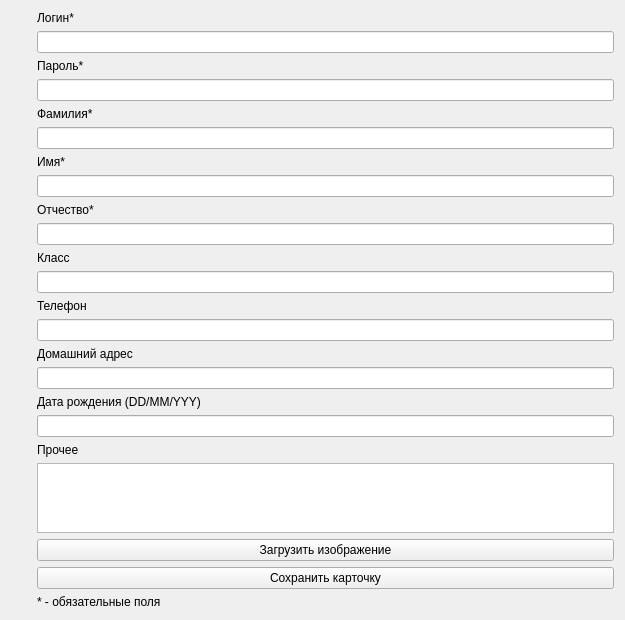
<?xml version="1.0" encoding="UTF-8"?>
<ui version="4.0">
 <class>Form</class>
 <widget class="QWidget" name="Form">
  <property name="geometry">
   <rect>
    <x>0</x>
    <y>0</y>
    <width>625</width>
    <height>575</height>
   </rect>
  </property>
  <property name="windowTitle">
   <string>Form</string>
  </property>
  <layout class="QGridLayout" name="gridLayout">
   <item row="0" column="0">
    <layout class="QHBoxLayout" name="horizontalLayout">
     <item>
      <layout class="QVBoxLayout" name="verticalLayout_2">
       <item>
        <widget class="QLabel" name="icon">
         <property name="text">
          <string/>
         </property>
        </widget>
       </item>
       <item>
        <spacer name="verticalSpacer">
         <property name="orientation">
          <enum>Qt::Vertical</enum>
         </property>
         <property name="sizeHint" stdset="0">
          <size>
           <width>20</width>
           <height>40</height>
          </size>
         </property>
        </spacer>
       </item>
      </layout>
     </item>
     <item>
      <layout class="QVBoxLayout" name="verticalLayout">
       <item>
        <widget class="QLabel" name="lbl">
         <property name="text">
          <string>Логин*</string>
         </property>
        </widget>
       </item>
       <item>
        <widget class="QLineEdit" name="login"/>
       </item>
       <item>
        <widget class="QLabel" name="lbl2">
         <property name="text">
          <string>Пароль*</string>
         </property>
        </widget>
       </item>
       <item>
        <widget class="QLineEdit" name="password"/>
       </item>
       <item>
        <widget class="QLabel" name="label">
         <property name="text">
          <string>Фамилия*</string>
         </property>
        </widget>
       </item>
       <item>
        <widget class="QLineEdit" name="F"/>
       </item>
       <item>
        <widget class="QLabel" name="label_2">
         <property name="text">
          <string>Имя*</string>
         </property>
        </widget>
       </item>
       <item>
        <widget class="QLineEdit" name="I"/>
       </item>
       <item>
        <widget class="QLabel" name="label_3">
         <property name="text">
          <string>Отчество*</string>
         </property>
        </widget>
       </item>
       <item>
        <widget class="QLineEdit" name="O"/>
       </item>
       <item>
        <widget class="QLabel" name="label_4">
         <property name="text">
          <string>Класс</string>
         </property>
        </widget>
       </item>
       <item>
        <widget class="QLineEdit" name="clas"/>
       </item>
       <item>
        <widget class="QLabel" name="label_5">
         <property name="text">
          <string>Телефон</string>
         </property>
        </widget>
       </item>
       <item>
        <widget class="QLineEdit" name="phone"/>
       </item>
       <item>
        <widget class="QLabel" name="label_6">
         <property name="text">
          <string>Домашний адрес</string>
         </property>
        </widget>
       </item>
       <item>
        <widget class="QLineEdit" name="address"/>
       </item>
       <item>
        <widget class="QLabel" name="label_8">
         <property name="text">
          <string>Дата рождения (DD/MM/YYY)</string>
         </property>
        </widget>
       </item>
       <item>
        <widget class="QLineEdit" name="data">
         <property name="text">
          <string/>
         </property>
        </widget>
       </item>
       <item>
        <widget class="QLabel" name="label_9">
         <property name="text">
          <string>Прочее</string>
         </property>
        </widget>
       </item>
       <item>
        <widget class="QTextEdit" name="other"/>
       </item>
       <item>
        <widget class="QPushButton" name="load">
         <property name="text">
          <string>Загрузить изображение</string>
         </property>
        </widget>
       </item>
       <item>
        <widget class="QPushButton" name="save">
         <property name="text">
          <string>Сохранить карточку</string>
         </property>
        </widget>
       </item>
       <item>
        <widget class="QLabel" name="label_7">
         <property name="text">
          <string>* - обязательные поля</string>
         </property>
        </widget>
       </item>
      </layout>
     </item>
    </layout>
   </item>
  </layout>
 </widget>
 <resources/>
 <connections/>
</ui>
